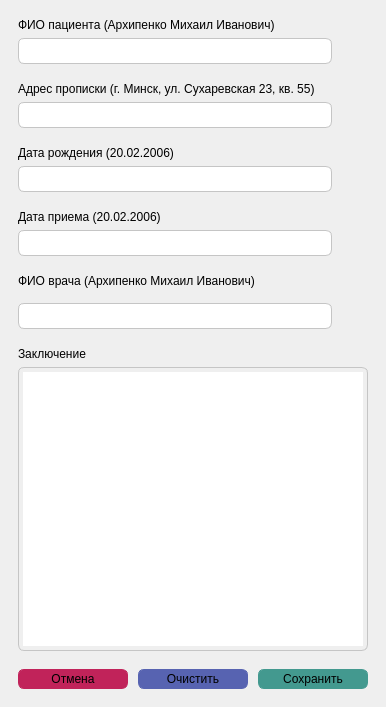
<?xml version="1.0" encoding="UTF-8"?>
<ui version="4.0">
 <class>window_of_adding_data</class>
 <widget class="QDialog" name="window_of_adding_data">
  <property name="geometry">
   <rect>
    <x>0</x>
    <y>0</y>
    <width>386</width>
    <height>707</height>
   </rect>
  </property>
  <property name="minimumSize">
   <size>
    <width>386</width>
    <height>707</height>
   </size>
  </property>
  <property name="maximumSize">
   <size>
    <width>610</width>
    <height>707</height>
   </size>
  </property>
  <property name="windowTitle">
   <string>Форма добавления</string>
  </property>
  <layout class="QVBoxLayout" name="verticalLayout">
   <property name="spacing">
    <number>0</number>
   </property>
   <property name="leftMargin">
    <number>0</number>
   </property>
   <property name="topMargin">
    <number>0</number>
   </property>
   <property name="rightMargin">
    <number>0</number>
   </property>
   <property name="bottomMargin">
    <number>0</number>
   </property>
   <item>
    <widget class="QFrame" name="frame">
     <property name="styleSheet">
      <string notr="true">border:None</string>
     </property>
     <property name="frameShape">
      <enum>QFrame::Shape::StyledPanel</enum>
     </property>
     <property name="frameShadow">
      <enum>QFrame::Shadow::Raised</enum>
     </property>
     <layout class="QVBoxLayout" name="verticalLayout_2">
      <item>
       <widget class="QFrame" name="frame_2">
        <property name="styleSheet">
         <string notr="true">border:None;</string>
        </property>
        <property name="frameShape">
         <enum>QFrame::Shape::StyledPanel</enum>
        </property>
        <property name="frameShadow">
         <enum>QFrame::Shadow::Raised</enum>
        </property>
        <layout class="QVBoxLayout" name="verticalLayout_3">
         <property name="spacing">
          <number>0</number>
         </property>
         <property name="leftMargin">
          <number>0</number>
         </property>
         <property name="topMargin">
          <number>0</number>
         </property>
         <property name="rightMargin">
          <number>0</number>
         </property>
         <property name="bottomMargin">
          <number>0</number>
         </property>
         <item>
          <widget class="QFrame" name="frame_4">
           <property name="styleSheet">
            <string notr="true">border:None;</string>
           </property>
           <property name="frameShape">
            <enum>QFrame::Shape::StyledPanel</enum>
           </property>
           <property name="frameShadow">
            <enum>QFrame::Shadow::Raised</enum>
           </property>
           <layout class="QVBoxLayout" name="verticalLayout_4">
            <item>
             <widget class="QLabel" name="label">
              <property name="text">
               <string>ФИО пациента (Архипенко Михаил Иванович)</string>
              </property>
             </widget>
            </item>
            <item>
             <widget class="QFrame" name="frame_10">
              <property name="frameShape">
               <enum>QFrame::Shape::StyledPanel</enum>
              </property>
              <property name="frameShadow">
               <enum>QFrame::Shadow::Raised</enum>
              </property>
              <layout class="QHBoxLayout" name="horizontalLayout_2">
               <property name="spacing">
                <number>4</number>
               </property>
               <property name="leftMargin">
                <number>0</number>
               </property>
               <property name="topMargin">
                <number>0</number>
               </property>
               <property name="rightMargin">
                <number>0</number>
               </property>
               <property name="bottomMargin">
                <number>0</number>
               </property>
               <item>
                <widget class="QLineEdit" name="lineEdit">
                 <property name="accessibleDescription">
                  <string/>
                 </property>
                 <property name="styleSheet">
                  <string notr="true">border: 1px solid rgb(197, 197, 197);
border-radius:6px;
padding:4px;</string>
                 </property>
                </widget>
               </item>
               <item>
                <widget class="QPushButton" name="pushButton_4">
                 <property name="text">
                  <string/>
                 </property>
                 <property name="icon">
                  <iconset resource="../qrc/main_icons.qrc">
                   <normaloff>:/icons/user2.png</normaloff>:/icons/user2.png</iconset>
                 </property>
                 <property name="iconSize">
                  <size>
                   <width>27</width>
                   <height>27</height>
                  </size>
                 </property>
                </widget>
               </item>
              </layout>
             </widget>
            </item>
           </layout>
          </widget>
         </item>
         <item>
          <widget class="QFrame" name="frame_5">
           <property name="styleSheet">
            <string notr="true">border:None;</string>
           </property>
           <property name="frameShape">
            <enum>QFrame::Shape::StyledPanel</enum>
           </property>
           <property name="frameShadow">
            <enum>QFrame::Shadow::Raised</enum>
           </property>
           <layout class="QVBoxLayout" name="verticalLayout_5">
            <item>
             <widget class="QLabel" name="label_2">
              <property name="text">
               <string>Адрес прописки (г. Минск, ул. Сухаревская 23, кв. 55)</string>
              </property>
             </widget>
            </item>
            <item>
             <widget class="QFrame" name="frame_11">
              <property name="frameShape">
               <enum>QFrame::Shape::StyledPanel</enum>
              </property>
              <property name="frameShadow">
               <enum>QFrame::Shadow::Raised</enum>
              </property>
              <layout class="QHBoxLayout" name="horizontalLayout_3">
               <property name="spacing">
                <number>4</number>
               </property>
               <property name="leftMargin">
                <number>0</number>
               </property>
               <property name="topMargin">
                <number>0</number>
               </property>
               <property name="rightMargin">
                <number>0</number>
               </property>
               <property name="bottomMargin">
                <number>0</number>
               </property>
               <item>
                <widget class="QLineEdit" name="lineEdit_2">
                 <property name="styleSheet">
                  <string notr="true">border: 1px solid rgb(197, 197, 197);
border-radius:6px;
padding:4px;</string>
                 </property>
                </widget>
               </item>
               <item>
                <widget class="QPushButton" name="pushButton_5">
                 <property name="text">
                  <string/>
                 </property>
                 <property name="icon">
                  <iconset resource="../qrc/main_icons.qrc">
                   <normaloff>:/icons/address.png</normaloff>:/icons/address.png</iconset>
                 </property>
                 <property name="iconSize">
                  <size>
                   <width>27</width>
                   <height>27</height>
                  </size>
                 </property>
                </widget>
               </item>
              </layout>
             </widget>
            </item>
           </layout>
          </widget>
         </item>
         <item>
          <widget class="QFrame" name="frame_6">
           <property name="styleSheet">
            <string notr="true">border:None;</string>
           </property>
           <property name="frameShape">
            <enum>QFrame::Shape::StyledPanel</enum>
           </property>
           <property name="frameShadow">
            <enum>QFrame::Shadow::Raised</enum>
           </property>
           <layout class="QVBoxLayout" name="verticalLayout_6">
            <item>
             <widget class="QLabel" name="label_3">
              <property name="text">
               <string>Дата рождения (20.02.2006)</string>
              </property>
             </widget>
            </item>
            <item>
             <widget class="QFrame" name="frame_12">
              <property name="frameShape">
               <enum>QFrame::Shape::StyledPanel</enum>
              </property>
              <property name="frameShadow">
               <enum>QFrame::Shadow::Raised</enum>
              </property>
              <layout class="QHBoxLayout" name="horizontalLayout_4">
               <property name="spacing">
                <number>4</number>
               </property>
               <property name="leftMargin">
                <number>0</number>
               </property>
               <property name="topMargin">
                <number>0</number>
               </property>
               <property name="rightMargin">
                <number>0</number>
               </property>
               <property name="bottomMargin">
                <number>0</number>
               </property>
               <item>
                <widget class="QLineEdit" name="lineEdit_3">
                 <property name="styleSheet">
                  <string notr="true">border: 1px solid rgb(197, 197, 197);
border-radius:6px;
padding:4px;</string>
                 </property>
                </widget>
               </item>
               <item>
                <widget class="QPushButton" name="pushButton_6">
                 <property name="text">
                  <string/>
                 </property>
                 <property name="icon">
                  <iconset resource="../qrc/main_icons.qrc">
                   <normaloff>:/icons/date.png</normaloff>:/icons/date.png</iconset>
                 </property>
                 <property name="iconSize">
                  <size>
                   <width>27</width>
                   <height>27</height>
                  </size>
                 </property>
                </widget>
               </item>
              </layout>
             </widget>
            </item>
           </layout>
          </widget>
         </item>
         <item>
          <widget class="QFrame" name="frame_7">
           <property name="frameShape">
            <enum>QFrame::Shape::StyledPanel</enum>
           </property>
           <property name="frameShadow">
            <enum>QFrame::Shadow::Raised</enum>
           </property>
           <layout class="QVBoxLayout" name="verticalLayout_7">
            <item>
             <widget class="QLabel" name="label_4">
              <property name="accessibleName">
               <string/>
              </property>
              <property name="styleSheet">
               <string notr="true">border:None;</string>
              </property>
              <property name="text">
               <string>Дата приема (20.02.2006)</string>
              </property>
             </widget>
            </item>
            <item>
             <widget class="QFrame" name="frame_13">
              <property name="frameShape">
               <enum>QFrame::Shape::StyledPanel</enum>
              </property>
              <property name="frameShadow">
               <enum>QFrame::Shadow::Raised</enum>
              </property>
              <layout class="QHBoxLayout" name="horizontalLayout_5">
               <property name="spacing">
                <number>4</number>
               </property>
               <property name="leftMargin">
                <number>0</number>
               </property>
               <property name="topMargin">
                <number>0</number>
               </property>
               <property name="rightMargin">
                <number>0</number>
               </property>
               <property name="bottomMargin">
                <number>0</number>
               </property>
               <item>
                <widget class="QLineEdit" name="lineEdit_4">
                 <property name="styleSheet">
                  <string notr="true">border: 1px solid rgb(197, 197, 197);
border-radius:6px;
padding:4px;</string>
                 </property>
                </widget>
               </item>
               <item>
                <widget class="QPushButton" name="pushButton_7">
                 <property name="text">
                  <string/>
                 </property>
                 <property name="icon">
                  <iconset resource="../qrc/main_icons.qrc">
                   <normaloff>:/icons/date.png</normaloff>:/icons/date.png</iconset>
                 </property>
                 <property name="iconSize">
                  <size>
                   <width>27</width>
                   <height>27</height>
                  </size>
                 </property>
                </widget>
               </item>
              </layout>
             </widget>
            </item>
           </layout>
          </widget>
         </item>
         <item>
          <widget class="QFrame" name="frame_8">
           <property name="styleSheet">
            <string notr="true">border:None;</string>
           </property>
           <property name="frameShape">
            <enum>QFrame::Shape::StyledPanel</enum>
           </property>
           <property name="frameShadow">
            <enum>QFrame::Shadow::Raised</enum>
           </property>
           <layout class="QVBoxLayout" name="verticalLayout_8">
            <item>
             <widget class="QLabel" name="label_5">
              <property name="text">
               <string>ФИО врача (Архипенко Михаил Иванович)</string>
              </property>
             </widget>
            </item>
            <item>
             <widget class="QFrame" name="frame_14">
              <property name="frameShape">
               <enum>QFrame::Shape::StyledPanel</enum>
              </property>
              <property name="frameShadow">
               <enum>QFrame::Shadow::Raised</enum>
              </property>
              <layout class="QHBoxLayout" name="horizontalLayout_6">
               <property name="spacing">
                <number>4</number>
               </property>
               <property name="leftMargin">
                <number>0</number>
               </property>
               <property name="rightMargin">
                <number>0</number>
               </property>
               <property name="bottomMargin">
                <number>0</number>
               </property>
               <item>
                <widget class="QLineEdit" name="lineEdit_5">
                 <property name="styleSheet">
                  <string notr="true">border: 1px solid rgb(197, 197, 197);
border-radius:6px;
padding:4px;</string>
                 </property>
                </widget>
               </item>
               <item>
                <widget class="QPushButton" name="pushButton_8">
                 <property name="text">
                  <string/>
                 </property>
                 <property name="icon">
                  <iconset resource="../qrc/main_icons.qrc">
                   <normaloff>:/icons/doctor2.png</normaloff>:/icons/doctor2.png</iconset>
                 </property>
                 <property name="iconSize">
                  <size>
                   <width>27</width>
                   <height>27</height>
                  </size>
                 </property>
                </widget>
               </item>
              </layout>
             </widget>
            </item>
           </layout>
          </widget>
         </item>
         <item>
          <widget class="QFrame" name="frame_9">
           <property name="frameShape">
            <enum>QFrame::Shape::StyledPanel</enum>
           </property>
           <property name="frameShadow">
            <enum>QFrame::Shadow::Raised</enum>
           </property>
           <layout class="QVBoxLayout" name="verticalLayout_9">
            <item>
             <widget class="QLabel" name="label_6">
              <property name="styleSheet">
               <string notr="true">border:None;</string>
              </property>
              <property name="text">
               <string>Заключение</string>
              </property>
             </widget>
            </item>
            <item>
             <widget class="QTextEdit" name="textEdit">
              <property name="styleSheet">
               <string notr="true">border: 1px solid rgb(197, 197, 197);
border-radius:6px;
padding:4px;</string>
              </property>
             </widget>
            </item>
           </layout>
          </widget>
         </item>
         <item>
          <widget class="QFrame" name="frame_3">
           <property name="styleSheet">
            <string notr="true">border:None
</string>
           </property>
           <property name="frameShape">
            <enum>QFrame::Shape::StyledPanel</enum>
           </property>
           <property name="frameShadow">
            <enum>QFrame::Shadow::Raised</enum>
           </property>
           <layout class="QHBoxLayout" name="horizontalLayout">
            <property name="spacing">
             <number>10</number>
            </property>
            <item>
             <widget class="QPushButton" name="pushButton">
              <property name="styleSheet">
               <string notr="true">background-color:rgb(193, 35, 90);
border : 1px solid  rgb(193, 35, 90);
border-radius:6px;
padding:2px 4px;</string>
              </property>
              <property name="text">
               <string>Отмена</string>
              </property>
             </widget>
            </item>
            <item>
             <widget class="QPushButton" name="pushButton_2">
              <property name="styleSheet">
               <string notr="true">background-color:rgb(87, 99, 177);
border:1px solid rgb(87, 99, 177);;
border-radius:6px;
padding:2px 4px;</string>
              </property>
              <property name="text">
               <string>Очистить</string>
              </property>
             </widget>
            </item>
            <item>
             <widget class="QPushButton" name="pushButton_3">
              <property name="styleSheet">
               <string notr="true">background-color:rgb(67, 153, 143);
border:1px solid rgb(67, 153, 143);
border-radius:6px;
padding:2px 4px;</string>
              </property>
              <property name="text">
               <string>Сохранить</string>
              </property>
             </widget>
            </item>
           </layout>
          </widget>
         </item>
        </layout>
       </widget>
      </item>
     </layout>
    </widget>
   </item>
  </layout>
 </widget>
 <resources>
  <include location="../qrc/main.qrc"/>
  <include location="../qrc/main_icons.qrc"/>
 </resources>
 <connections/>
</ui>
